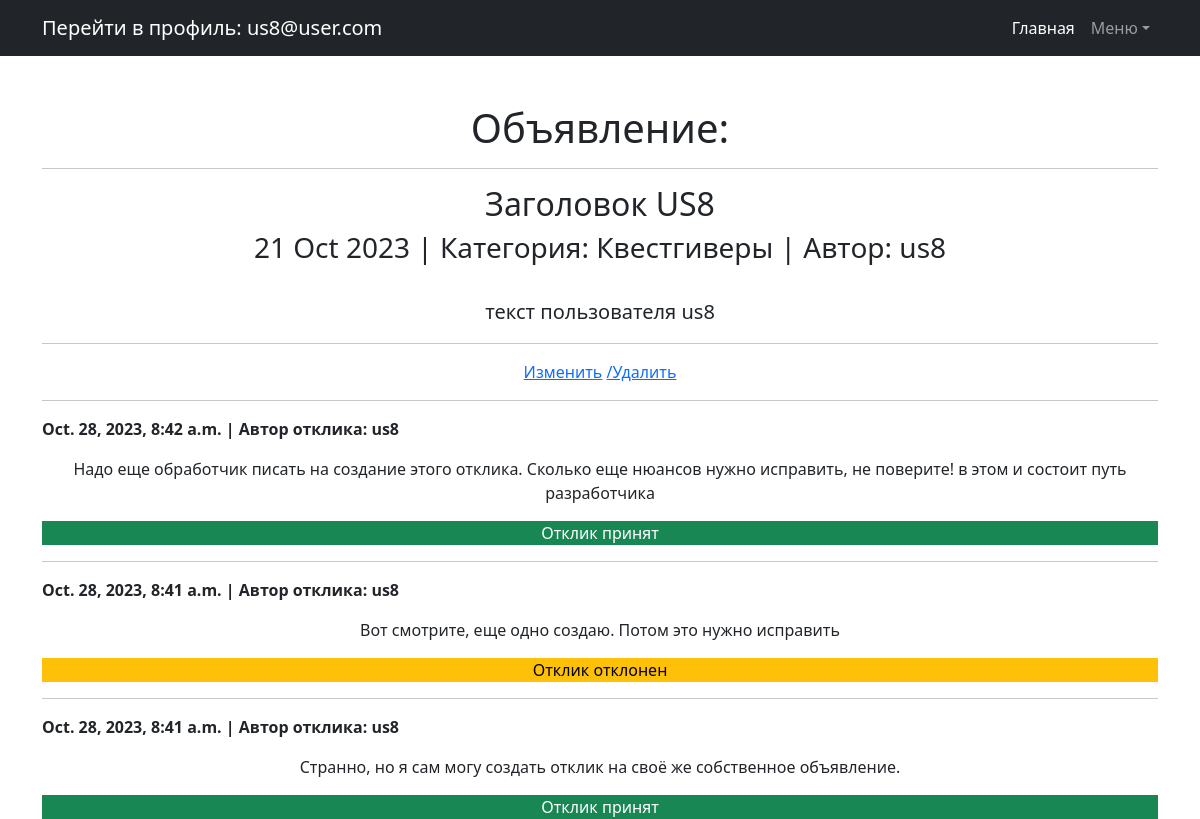
The page /messages/13 (signed in) on the database its author committed.
### Board/models.py (models this page shows, shortened)
class Message(models.Model):
    VARIETY = (
        ('Tanks', 'Танки'),
        ('Healers', 'Хилы'),
        ('DD', 'ДД'),
        ('Traders', 'Торговцы'),
        ('Gildmasters', 'Гилдмастеры'),
        ('Questgivers', 'Квестгиверы'),
        ('Blacksmiths', 'Кузнецы'),
        ('Tanners', 'Кожевники'),
        ('PotionMakers', 'Зельевары'),
        ('SpellMasters', 'Мастера заклинаний'),
    )
    message_header = models.CharField(max_length=255, default='', verbose_name='Заголовок')  # Заголовок объявления
    message_text = models.TextField(default="", verbose_name='Текст объявления')  # Текстовое содержимое объявления
    data_create = models.DateTimeField(auto_now_add=True, verbose_name='Дата создания')  # Дата создания объявления
    category = models.CharField(max_length=20, choices=VARIETY, default='Tanks', blank=False, verbose_name='Категория')
    files = models.FileField(upload_to='files/%Y/%m/%d', verbose_name='Файл',
                             default=None, null=True, blank=True)
    photo = models.ImageField(upload_to='photos/%Y/%m/%d', verbose_name='Фото',
                              default=None, null=True, blank=True)
    message_user = models.ForeignKey(User, related_name='m_user', on_delete=models.CASCADE)

class Comment(models.Model):
    STATUS = (
        (0, 'отклик отклонен'),
        (1, 'отклик принят'),
        (2, 'отклик не рассмотрен'),
    )
    comment_message = models.ForeignKey(Message, related_name='c_message', on_delete=models.CASCADE)
    user = models.ForeignKey(User, related_name='c_user', on_delete=models.CASCADE)
    comment = models.TextField(default='')
    data_create = models.DateTimeField(auto_now_add=True)
    comment_status = models.IntegerField(default=2, choices=STATUS, verbose_name='Статус отклика')  #
    class Meta:
        ordering = ['-data_create']
        indexes = [models.Index(fields=['-data_create'])]

### Board/views.py (the view)
# urls.py: path('messages/<int:pk>', MessageDetail.as_view(), name='message_detail'),  # содержание Объявления
class MessageDetail(DetailView):
    model = Message
    template_name = 'Detail.html'
    context_object_name = 'detail'

### templates/detail.html (shortened to what this page needs)
{% extends 'default.html' %}
{% block content %}
    {% if detail %}
        <h1>Объявление:</h1>
        <hr>
        <h2>{{ detail.message_header }}</h2>
        <h3>{{ detail.data_create|date:'d M Y' }}  |  Категория: {{ detail.get_category_display }}  |  Автор: {{ detail.message_user }}</h3>
        <br>
        <p class="lead">{{ detail.message_text }}</p>
        {% if request.user.id  ==  detail.message_user.id %}
            <hr>
            {% if perms.Board.change_message %}
                <a href="{% url 'message_edit' pk=detail.id %}">Изменить</a>
            {% endif %}
            {% if perms.Board.delete_message %}
                <a href="{% url 'message_delete' detail.id %}">/Удалить</a>
            {% endif %}
        {% endif %}
        <br>
        {% for c in detail.c_message.all  %}
            {% if c.comment_status != 0 %}
                <hr>
                <p class="text-black-50, text-start" ><strong>{{ c.data_create }}  |  Автор отклика: {{ c.user }}</strong></p>
                <p class="text-reset">{{ c.comment }}</p>
                {% if c.comment_status == 1 %}
                    <div class="text-bg-success">Отклик принят</div>
                {% endif %}
            {% elif c.comment_status == 0 and request.user.id == detail.message_user.id %}
                <hr>
                <p class="text-black-50, text-start" ><strong>{{ c.data_create }}  |  Автор отклика: {{ c.user }}</strong></p>
                <p class="text-reset">{{ c.comment }}</p>
                <div class="text-bg-warning">Отклик отклонен</div>
            {% endif %}
        {% endfor %}
   {% else %}
       <h2>Объявлений нет!</h2>
   {% endif %}
{% endblock content %}

### templates/default.html (shortened to what this page needs)
<!DOCTYPE html>
<html lang="en">
    <head>
        {% load static %}
        <link href="{% static 'css/styles.css' %}" rel="stylesheet" />
    </head>
    <body>
        <nav class="navbar navbar-expand-lg navbar-dark bg-dark">
            <div class="container">
                {% if user.is_authenticated %}
                    <a class="navbar-brand" href="{% url 'profile' %}">Перейти в профиль: {{request.user.email}}</a>
                {% else %}
                    <div class="navbar-brand">Не авторизованный пользователь:
                        <a class="navbar-brand" href="{% url 'register' %}">Зарегистрируйтесь</a>
                        или
                        <a class="navbar-brand" href="{% url 'login' %}">Войдите на портал</a>
                    </div>
                {% endif %}
                <div class="collapse navbar-collapse" id="navbarSupportedContent">
                    <ul class="navbar-nav ms-auto mb-2 mb-lg-0">
                        <li class="nav-item"><a class="nav-link active" aria-current="page" href="{% url 'message_list' %}">Главная</a></li>
                        <li class="nav-item dropdown">
                            <a class="nav-link dropdown-toggle" id="navbarDropdown" href="#" role="button" data-bs-toggle="dropdown" aria-expanded="true">Меню</a>
                        </li>
                    </ul>
                </div>
            </div>
        </nav>
        <div class="container">
            <div class="text-center mt-5">
                <h3>{% block content %}{{ flatpage.content }}{% endblock content %}</h3>
            </div>
        </div>
    </body>
</html>

### rows shown on the page
Message: message_header "Заголовок US8", data_create "21 Oct 2023", category "Квестгиверы", message_user "us8", message_text "текст пользователя us8"
Comment: data_create "Oct. 28, 2023, 8:42 a.m.", user "us8", comment "Надо еще обработчик писать на создание этого отклика. Сколько еще нюансов нужно исправить, не поверите! в этом и состоит путь разработчика", comment_status "Отклик принят"
Comment: data_create "Oct. 28, 2023, 8:41 a.m.", user "us8", comment "Вот смотрите, еще одно создаю. Потом это нужно исправить"
Comment: data_create "Oct. 28, 2023, 8:41 a.m.", user "us8", comment "Странно, но я сам могу создать отклик на своё же собственное объявление.", comment_status "Отклик принят"

### other values the page prints
{{ request.user.email }} "us8@user.com"
